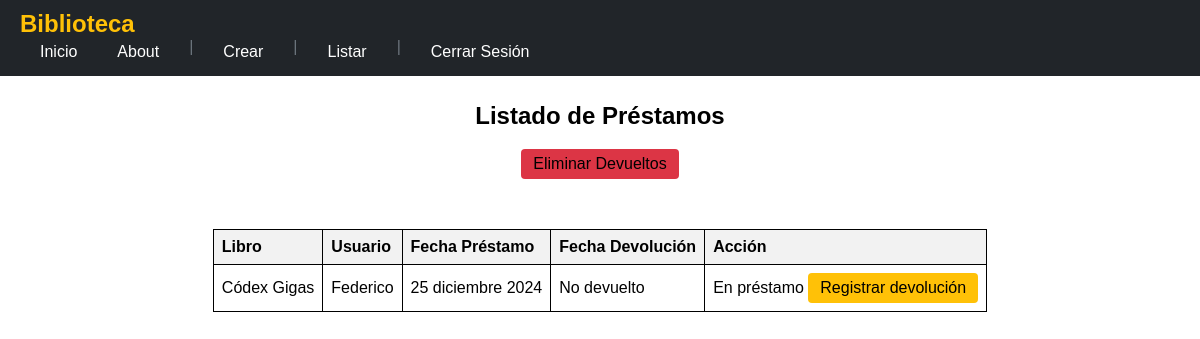
/listar_prestamos/ (signed in), run on an earlier commit of the app's database.
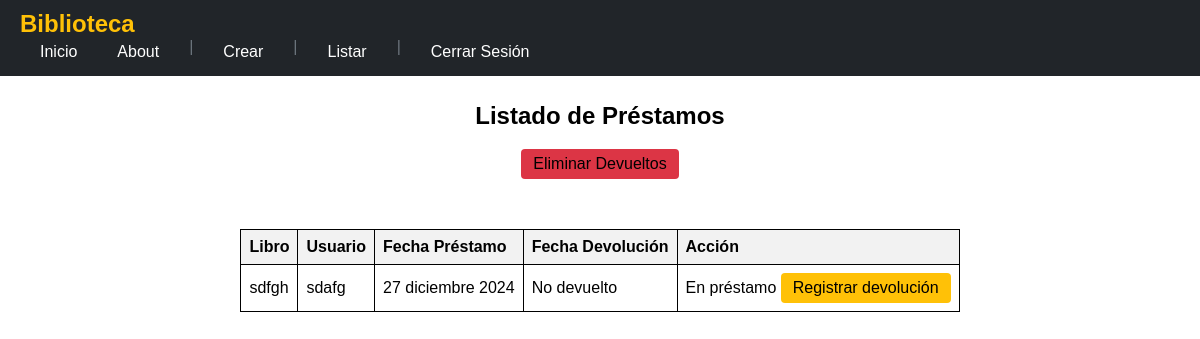
And on a later commit of the database.
### biblioteca/models.py (models this page shows, shortened)
class Prestamo(models.Model):
    libro = models.ForeignKey(Libro, on_delete=models.CASCADE)
    usuario = models.ForeignKey(
        Usuario,
        on_delete=models.CASCADE,
        related_name='prestamos'
    )
    fecha_prestamo = models.DateField(auto_now_add=True)
    fecha_devolucion = models.DateField(null=True, blank=True)

class Libro(models.Model):
    titulo = models.CharField(max_length=200)
    autor = models.CharField(max_length=100)
    isbn = models.CharField(max_length=13, unique=True)
    disponible = models.BooleanField(default=True)

class Usuario(models.Model):
    nombre = models.CharField(max_length=100)
    email = models.EmailField(unique=True)
    telefono = models.CharField(max_length=15, blank=True, null=True)
    fecha_registro = models.DateTimeField(auto_now_add=True)
    prestamos: QuerySet[Any]

### biblioteca/views.py (the view)
# urls.py: path('listar_prestamos/', views.listar_prestamos, name='listar_prestamos'),
@login_required
def listar_prestamos(request):
    prestamos = Prestamo.objects.all()
    return render(request, "biblioteca/listar_prestamos.html", {"prestamos": prestamos})

### biblioteca/templates/biblioteca/listar_prestamos.html (shortened to what this page needs)
{% extends 'biblioteca/base.html' %}
{% block contenido %}
<fieldset>
    <table style="margin-bottom: 50px;">
            <div>
                <legend><h2>Listado de Préstamos</h2></legend>
            </div>
            <div>
                {% if user.is_authenticated %}
                    <form action="{% url 'eliminar_prestamos_devueltos' %}" method="post" style="display:inline;">
                    <button type="submit" class="btn btn-danger btn-sm" onclick="return confirm('¿Estás seguro de que quieres eliminar todos los préstamos devueltos?')">Eliminar Devueltos</button>
                    </form>
                {% endif %}
                </div>
    </table>
    <table>
        <thead>
            <tr>
                <th>Libro</th>
                <th>Usuario</th>
                <th>Fecha Préstamo</th>
                <th>Fecha Devolución</th>
                <th>Acción</th>
            </tr>
        </thead>
        <tbody>
            {% for prestamo in prestamos %}
            <tr>
                <td>{{ prestamo.libro.titulo }}</td>
                <td>{{ prestamo.usuario.nombre }}</td>
                <td>
                    {% if prestamo.fecha_prestamo %}
                        {{ prestamo.fecha_prestamo|date:"d F Y" }}
                    {% else %}
                        Fecha no disponible
                    {% endif %}
                </td>
                <td>
                    {% if prestamo.fecha_devolucion %}
                        {{ prestamo.fecha_devolucion|date:"d F Y" }}
                    {% else %}
                        No devuelto
                    {% endif %}
                </td>
                <td>
                    {% if not prestamo.fecha_devolucion %}
                        En préstamo
                        <a href="{% url 'registrar_devolucion' prestamo.id %}" class="btn btn-warning">Registrar devolución</a>
                    {% else %}
                        Devuelto
                    {% endif %}
                </td>
            </tr>
            {% endfor %}
        </tbody>
    </table>
</fieldset>
{% endblock %}

What changed in the data, as far as the page shows it:
removed Prestamo: libro.titulo "Códex Gigas", usuario.nombre "Federico", fecha_prestamo "25 diciembre 2024", shows "No devuelto", shows "En préstamo"
added Prestamo: libro.titulo "sdfgh", usuario.nombre "sdafg", fecha_prestamo "27 diciembre 2024", shows "No devuelto", shows "En préstamo"
